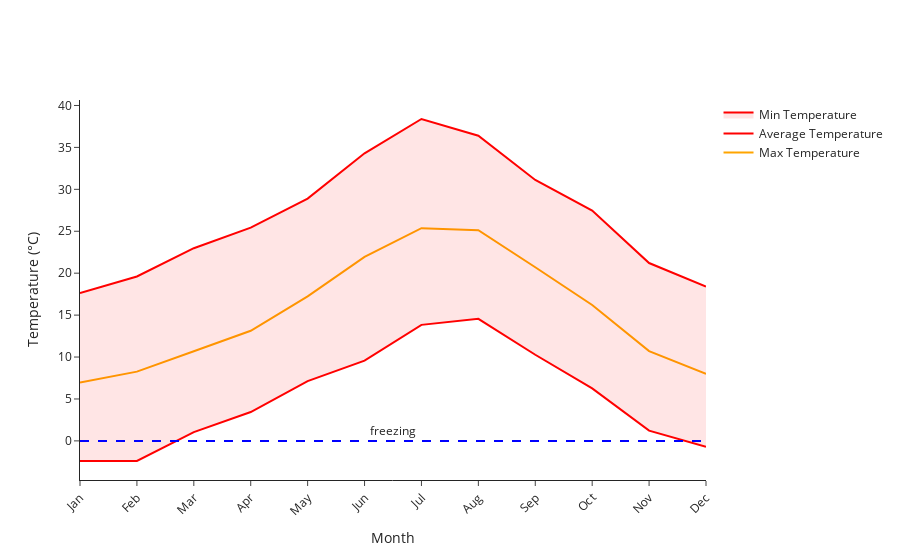

The notebook cell this image was saved under:
### Markdown cell above
The blue bars show the total rainfall in mm averaged for each month.    
The orange line shows the average temperature in °C per month.

### Code cell
#do do: revisit the title

print(plotly.__version__)

# Create a DataFrame from the DataArrays
df = pd.DataFrame({
    'month': avg_temp.month.values,
    'avg_temp': avg_temp.values,
    'max_temp': max_temp.values,
    'min_temp': min_temp.values
})

# Create a line chart for average temperature

fig = go.Figure()

fig.add_trace(go.Scatter(x=df['month'], y=df['avg_temp'], mode='lines', name='Average temperature', line_color='orange'))

# Add a line chart for max temperature
fig.add_trace(go.Scatter(x=df['month'], y=df['max_temp'], mode='lines', name='Average daily range per month', line_color='red'))

# Add a line chart for min temperature
fig.add_trace(go.Scatter(x=df['month'], y=df['min_temp'], mode='lines', name='Min temperature', line_color='red', fill='tonexty', fillcolor = 'rgba(255, 0, 0, 0.1)'), showlegend=False)

# Add a line chart for min temperature
fig.add_hline(y=0, opacity=1, line_width=2, line_dash='dash', line_color='blue', annotation_text='freezing', annotation_position='top')

# Set the layout
fig.update_layout(
    yaxis=dict(title='Temperature (°C)'),
    xaxis=dict(
        title='Month',
        tickmode='array',
        tickvals=df['month'],
        ticktext=['Jan', 'Feb', 'Mar', 'Apr', 'May', 'Jun', 'Jul', 'Aug', 'Sep', 'Oct', 'Nov', 'Dec'],
        tickangle=-45
    ),
    template='simple_white'
)
# Show the figure
fig.show()

### Figure 1 — Plotly figure (JSON) as saved in the notebook; plotly's stock layout.template omitted (floating-point values rounded to 4 significant figures)
{"data": [{"line": {"color": "orange"}, "mode": "lines", "name": "Max Temperature", "type": "scatter", "x": [1, 2, 3, 4, 5, 6, 7, 8, 9, 10, 11, 12], "y": [6.964, 8.26, 10.69, 13.13, 17.23, 21.95, 25.36, 25.13, 20.71, 16.21, 10.71, 7.985]}, {"line": {"color": "red"}, "mode": "lines", "name": "Average Temperature", "type": "scatter", "x": [1, 2, 3, 4, 5, 6, 7, 8, 9, 10, 11, 12], "y": [17.62, 19.61, 22.98, 25.43, 28.9, 34.3, 38.39, 36.39, 31.12, 27.47, 21.21, 18.41]}, {"fill": "tonexty", "fillcolor": "rgba(255, 0, 0, 0.1)", "line": {"color": "red"}, "mode": "lines", "name": "Min Temperature", "type": "scatter", "x": [1, 2, 3, 4, 5, 6, 7, 8, 9, 10, 11, 12], "y": [-2.398, -2.388, 1.043, 3.443, 7.131, 9.568, 13.83, 14.56, 10.27, 6.264, 1.222, -0.7076]}], "layout": {"annotations": [{"showarrow": false, "text": "freezing", "x": 0.5, "xanchor": "center", "xref": "x domain", "y": 0, "yanchor": "bottom", "yref": "y"}], "shapes": [{"line": {"color": "blue", "dash": "dash", "width": 2}, "opacity": 1, "type": "line", "x0": 0, "x1": 1, "xref": "x domain", "y0": 0, "y1": 0, "yref": "y"}], "xaxis": {"tickangle": -45, "tickmode": "array", "ticktext": ["Jan", "Feb", "Mar", "Apr", "May", "Jun", "Jul", "Aug", "Sep", "Oct", "Nov", "Dec"], "tickvals": [1, 2, 3, 4, 5, 6, 7, 8, 9, 10, 11, 12], "title": {"text": "Month"}}, "yaxis": {"title": {"text": "Temperature (°C)"}}}}
